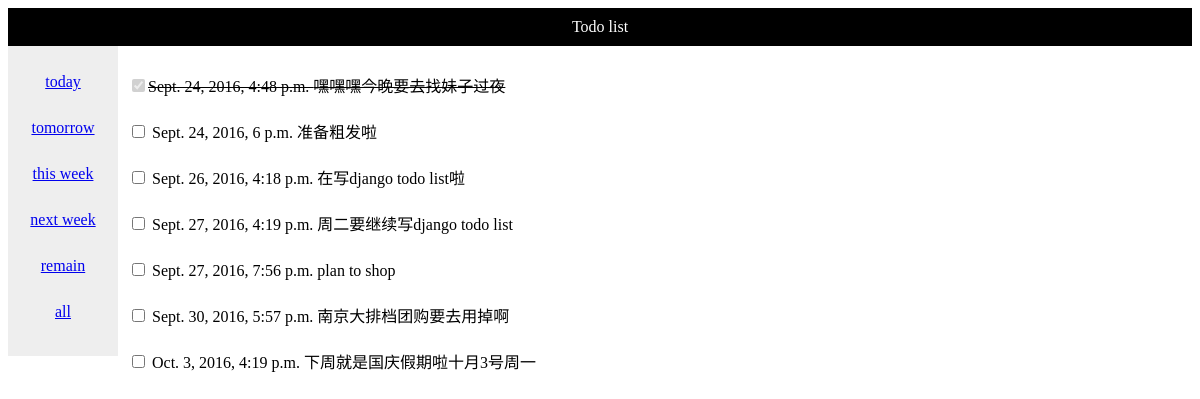
Page /todo/ on the earlier database version.
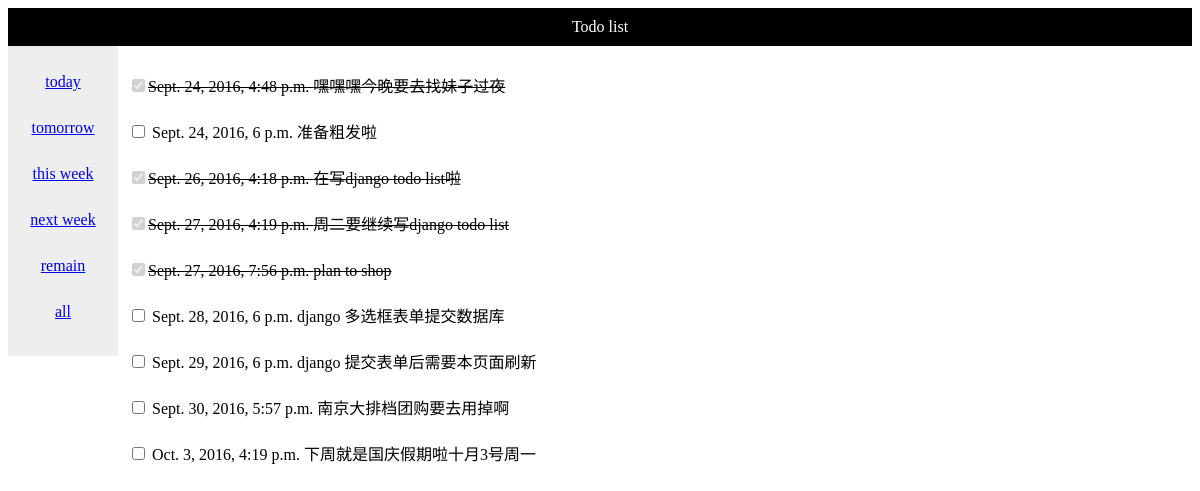
Same page on the later database version.
### todo/models.py (models this page shows, shortened)
class Todoitem(models.Model):
        item_title = models.CharField(max_length=50)
        created_time = models.DateTimeField('CreatedTime',auto_now_add=True)
        deadline_time = models.DateTimeField('Deadline',null=True)
        isDone = models.BooleanField(default=False)

### todo/views.py (the view)
def index(request):
    for i in nav_conf:
        i['selected']=False
    todo_list=Todoitem.objects.order_by('deadline_time')
    context = {
        'todo_list': todo_list,
        'nav_conf': nav_conf,
    }
    return render(request,'todo/index.html',context)

### todo/templates/todo/index.html (shortened to what this page needs)
<!DOCTYPE html>
<html lang="en">
<head>
</head>
<body>
<div class="header">Todo list</div>
<div class="nav_normal">
    {% if nav_conf %}
        {% for nav_item in nav_conf %}
            {% if nav_item.selected %}
                <p class="nav_selected"><a href ="{% url 'todo:dayList' nav_item.code %}">{{nav_item.text}}</a></p>
            {% else %}
                <p><a href ="{% url 'todo:dayList' nav_item.code %}">{{nav_item.text}}</a></p>
            {% endif %}
        {% endfor %}
    {% endif %}
</div>
{% if todo_list %}
<div class="todolist">
    {% for todo_item in todo_list %}
        <div>
            <p>
            {% if todo_item.isDone %}
                <span><input type="checkbox" checked disabled><s>{{todo_item.deadline_time}} {{todo_item.item_title}}</s> </span>
            {% else %}
                <span><input type="checkbox" value="{{todo_item.id}}" name="todo_selected_list"> {{todo_item.deadline_time}} {{todo_item.item_title}} </span>
            {% endif %}
            </p>
        </div>
    {% endfor %}
</div>
{% else %}
<p>there's no records.</p>
{% endif %}
</body>
</html>

### todo/templates/todo/index.html (style rules this page uses)
.header { background-color:black; color:white; text-align:center; size:30px; padding:10px; }
.nav_normal { line-height:30px; background-color:#eeeeee; height:300px; width:100px; float:left; padding:5px; text-align:center; }
.todolist { width:600px; float:left; padding:10px; line-height:30px; }

Differences in the rows shown:
changed Todoitem "Sept. 26, 2016, 4:18 p.m.": isDone False → True (drawn); value (not shown) → "☑"; todo_selected_list "☐" → (not shown)
changed Todoitem "Sept. 27, 2016, 4:19 p.m.": isDone False → True (drawn); value (not shown) → "☑"; todo_selected_list "☐" → (not shown)
changed Todoitem "Sept. 27, 2016, 7:56 p.m.": isDone False → True (drawn); value (not shown) → "☑"; todo_selected_list "☐" → (not shown)
added Todoitem: deadline_time "Sept. 28, 2016, 6 p.m.", item_title "django 多选框表单提交数据库"
added Todoitem: deadline_time "Sept. 29, 2016, 6 p.m.", item_title "django 提交表单后需要本页面刷新"
